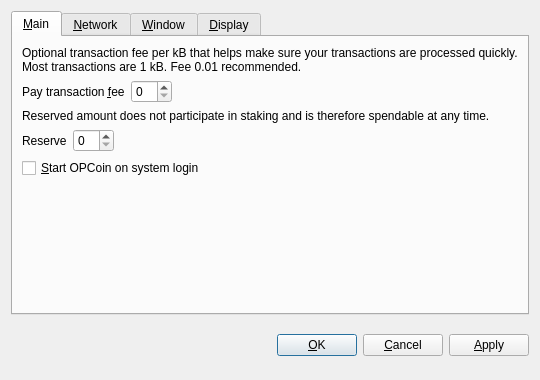
<?xml version="1.0" encoding="UTF-8"?>
<ui version="4.0">
 <class>OptionsDialog</class>
 <widget class="QDialog" name="OptionsDialog">
  <property name="geometry">
   <rect>
    <x>0</x>
    <y>0</y>
    <width>540</width>
    <height>380</height>
   </rect>
  </property>
  <property name="windowTitle">
   <string>Options</string>
  </property>
  <property name="modal">
   <bool>true</bool>
  </property>
  <layout class="QVBoxLayout" name="verticalLayout">
   <item>
    <widget class="QTabWidget" name="tabWidget">
     <property name="tabPosition">
      <enum>QTabWidget::North</enum>
     </property>
     <property name="currentIndex">
      <number>0</number>
     </property>
     <widget class="QWidget" name="tabMain">
      <attribute name="title">
       <string>&amp;Main</string>
      </attribute>
      <layout class="QVBoxLayout" name="verticalLayout_Main">
       <item>
        <widget class="QLabel" name="transactionFeeInfoLabel">
         <property name="text">
          <string>Optional transaction fee per kB that helps make sure your transactions are processed quickly. Most transactions are 1 kB. Fee 0.01 recommended.</string>
         </property>
         <property name="textFormat">
          <enum>Qt::PlainText</enum>
         </property>
         <property name="wordWrap">
          <bool>true</bool>
         </property>
        </widget>
       </item>
       <item>
        <layout class="QHBoxLayout" name="horizontalLayoutFee">
         <item>
          <widget class="QLabel" name="transactionFeeLabel">
           <property name="text">
            <string>Pay transaction &amp;fee</string>
           </property>
           <property name="textFormat">
            <enum>Qt::PlainText</enum>
           </property>
           <property name="buddy">
            <cstring>transactionFee</cstring>
           </property>
          </widget>
         </item>
         <item>
          <widget class="BitcoinAmountField" name="transactionFee"/>
         </item>
         <item>
          <spacer name="horizontalSpacerFee">
           <property name="orientation">
            <enum>Qt::Horizontal</enum>
           </property>
           <property name="sizeHint" stdset="0">
            <size>
             <width>40</width>
             <height>20</height>
            </size>
           </property>
          </spacer>
         </item>
        </layout>
       </item>
       <item>
        <widget class="QLabel" name="reserveBalanceInfoLabel">
         <property name="text">
          <string>Reserved amount does not participate in staking and is therefore spendable at any time.</string>
         </property>
         <property name="textFormat">
          <enum>Qt::PlainText</enum>
         </property>
         <property name="wordWrap">
          <bool>true</bool>
         </property>
        </widget>
       </item>
       <item>
        <layout class="QHBoxLayout" name="horizontalLayoutReserveBalance">
         <item>
          <widget class="QLabel" name="reserveBalanceLabel">
           <property name="text">
            <string>Reserve</string>
           </property>
           <property name="textFormat">
            <enum>Qt::PlainText</enum>
           </property>
           <property name="buddy">
            <cstring>reserveBalance</cstring>
           </property>
          </widget>
         </item>
         <item>
          <widget class="BitcoinAmountField" name="reserveBalance"/>
         </item>
         <item>
          <spacer name="horizontalSpacerReserveBalance">
           <property name="orientation">
            <enum>Qt::Horizontal</enum>
           </property>
           <property name="sizeHint" stdset="0">
            <size>
             <width>40</width>
             <height>20</height>
            </size>
           </property>
          </spacer>
         </item>
        </layout>
       </item>
       <item>
        <widget class="QCheckBox" name="bitcoinAtStartup">
         <property name="toolTip">
          <string>Automatically start OPCoin after logging in to the system.</string>
         </property>
         <property name="text">
          <string>&amp;Start OPCoin on system login</string>
         </property>
        </widget>
       </item>
       <item>
        <spacer name="verticalSpacer_Main">
         <property name="orientation">
          <enum>Qt::Vertical</enum>
         </property>
         <property name="sizeHint" stdset="0">
          <size>
           <width>20</width>
           <height>40</height>
          </size>
         </property>
        </spacer>
       </item>
      </layout>
     </widget>
     <widget class="QWidget" name="tabNetwork">
      <attribute name="title">
       <string>&amp;Network</string>
      </attribute>
      <layout class="QVBoxLayout" name="verticalLayout_Network">
       <item>
        <widget class="QCheckBox" name="mapPortUpnp">
         <property name="toolTip">
          <string>Automatically open the OPCoin client port on the router. This only works when your router supports UPnP and it is enabled.</string>
         </property>
         <property name="text">
          <string>Map port using &amp;UPnP</string>
         </property>
        </widget>
       </item>
       <item>
        <widget class="QCheckBox" name="connectSocks">
         <property name="toolTip">
          <string>Connect to the OPCoin network through a SOCKS proxy (e.g. when connecting through Tor).</string>
         </property>
         <property name="text">
          <string>&amp;Connect through SOCKS proxy:</string>
         </property>
        </widget>
       </item>
       <item>
        <layout class="QHBoxLayout" name="horizontalLayout_Network">
         <item>
          <widget class="QLabel" name="proxyIpLabel">
           <property name="text">
            <string>Proxy &amp;IP:</string>
           </property>
           <property name="textFormat">
            <enum>Qt::PlainText</enum>
           </property>
           <property name="buddy">
            <cstring>proxyIp</cstring>
           </property>
          </widget>
         </item>
         <item>
          <widget class="QValidatedLineEdit" name="proxyIp">
           <property name="maximumSize">
            <size>
             <width>140</width>
             <height>16777215</height>
            </size>
           </property>
           <property name="toolTip">
            <string>IP address of the proxy (e.g. 127.0.0.1)</string>
           </property>
          </widget>
         </item>
         <item>
          <widget class="QLabel" name="proxyPortLabel">
           <property name="text">
            <string>&amp;Port:</string>
           </property>
           <property name="textFormat">
            <enum>Qt::PlainText</enum>
           </property>
           <property name="buddy">
            <cstring>proxyPort</cstring>
           </property>
          </widget>
         </item>
         <item>
          <widget class="QLineEdit" name="proxyPort">
           <property name="maximumSize">
            <size>
             <width>55</width>
             <height>16777215</height>
            </size>
           </property>
           <property name="toolTip">
            <string>Port of the proxy (e.g. 9050)</string>
           </property>
          </widget>
         </item>
         <item>
          <widget class="QLabel" name="socksVersionLabel">
           <property name="text">
            <string>SOCKS &amp;Version:</string>
           </property>
           <property name="textFormat">
            <enum>Qt::PlainText</enum>
           </property>
           <property name="buddy">
            <cstring>socksVersion</cstring>
           </property>
          </widget>
         </item>
         <item>
          <widget class="QValueComboBox" name="socksVersion">
           <property name="toolTip">
            <string>SOCKS version of the proxy (e.g. 5)</string>
           </property>
          </widget>
         </item>
         <item>
          <spacer name="horizontalSpacer_Network">
           <property name="orientation">
            <enum>Qt::Horizontal</enum>
           </property>
           <property name="sizeHint" stdset="0">
            <size>
             <width>40</width>
             <height>20</height>
            </size>
           </property>
          </spacer>
         </item>
        </layout>
       </item>
       <item>
        <spacer name="verticalSpacer_Network">
         <property name="orientation">
          <enum>Qt::Vertical</enum>
         </property>
         <property name="sizeHint" stdset="0">
          <size>
           <width>20</width>
           <height>40</height>
          </size>
         </property>
        </spacer>
       </item>
      </layout>
     </widget>
     <widget class="QWidget" name="tabWindow">
      <attribute name="title">
       <string>&amp;Window</string>
      </attribute>
      <layout class="QVBoxLayout" name="verticalLayout_Window">
       <item>
        <widget class="QCheckBox" name="minimizeToTray">
         <property name="toolTip">
          <string>Show only a tray icon after minimizing the window.</string>
         </property>
         <property name="text">
          <string>&amp;Minimize to the tray instead of the taskbar</string>
         </property>
        </widget>
       </item>
       <item>
        <widget class="QCheckBox" name="minimizeOnClose">
         <property name="toolTip">
          <string>Minimize instead of exit the application when the window is closed. When this option is enabled, the application will be closed only after selecting Quit in the menu.</string>
         </property>
         <property name="text">
          <string>M&amp;inimize on close</string>
         </property>
        </widget>
       </item>
       <item>
        <spacer name="verticalSpacer_Window">
         <property name="orientation">
          <enum>Qt::Vertical</enum>
         </property>
         <property name="sizeHint" stdset="0">
          <size>
           <width>20</width>
           <height>40</height>
          </size>
         </property>
        </spacer>
       </item>
      </layout>
     </widget>
     <widget class="QWidget" name="tabDisplay">
      <attribute name="title">
       <string>&amp;Display</string>
      </attribute>
      <layout class="QVBoxLayout" name="verticalLayout_Display">
       <item>
        <layout class="QHBoxLayout" name="horizontalLayout_1_Display">
         <item>
          <widget class="QLabel" name="langLabel">
           <property name="text">
            <string>User Interface &amp;language:</string>
           </property>
           <property name="textFormat">
            <enum>Qt::PlainText</enum>
           </property>
           <property name="buddy">
            <cstring>lang</cstring>
           </property>
          </widget>
         </item>
         <item>
          <widget class="QValueComboBox" name="lang">
           <property name="toolTip">
            <string>The user interface language can be set here. This setting will take effect after restarting OPCoin.</string>
           </property>
          </widget>
         </item>
        </layout>
       </item>
       <item>
        <layout class="QHBoxLayout" name="horizontalLayout_2_Display">
         <item>
          <widget class="QLabel" name="unitLabel">
           <property name="text">
            <string>&amp;Unit to show amounts in:</string>
           </property>
           <property name="textFormat">
            <enum>Qt::PlainText</enum>
           </property>
           <property name="buddy">
            <cstring>unit</cstring>
           </property>
          </widget>
         </item>
         <item>
          <widget class="QValueComboBox" name="unit">
           <property name="toolTip">
            <string>Choose the default subdivision unit to show in the interface and when sending coins.</string>
           </property>
          </widget>
         </item>
        </layout>
       </item>
       <item>
        <widget class="QCheckBox" name="displayAddresses">
         <property name="toolTip">
          <string>Whether to show OPCoin addresses in the transaction list or not.</string>
         </property>
         <property name="text">
          <string>&amp;Display addresses in transaction list</string>
         </property>
        </widget>
       </item>
       <item>
        <widget class="QCheckBox" name="coinControlFeatures">
         <property name="toolTip">
          <string>Whether to show coin control features or not.</string>
         </property>
         <property name="text">
          <string>Display coin &amp;control features (experts only!)</string>
         </property>
        </widget>
       </item>
       <item>
        <spacer name="verticalSpacer_Display">
         <property name="orientation">
          <enum>Qt::Vertical</enum>
         </property>
         <property name="sizeHint" stdset="0">
          <size>
           <width>20</width>
           <height>40</height>
          </size>
         </property>
        </spacer>
       </item>
      </layout>
     </widget>
    </widget>
   </item>
   <item>
    <layout class="QHBoxLayout" name="horizontalLayout_Buttons">
     <item>
      <spacer name="horizontalSpacer_1">
       <property name="orientation">
        <enum>Qt::Horizontal</enum>
       </property>
       <property name="sizeHint" stdset="0">
        <size>
         <width>40</width>
         <height>48</height>
        </size>
       </property>
      </spacer>
     </item>
     <item>
      <widget class="QLabel" name="statusLabel">
       <property name="font">
        <font>
         <weight>75</weight>
         <bold>true</bold>
        </font>
       </property>
       <property name="text">
        <string/>
       </property>
       <property name="textFormat">
        <enum>Qt::PlainText</enum>
       </property>
       <property name="wordWrap">
        <bool>true</bool>
       </property>
      </widget>
     </item>
     <item>
      <spacer name="horizontalSpacer_2">
       <property name="orientation">
        <enum>Qt::Horizontal</enum>
       </property>
       <property name="sizeHint" stdset="0">
        <size>
         <width>40</width>
         <height>48</height>
        </size>
       </property>
      </spacer>
     </item>
     <item>
      <widget class="QPushButton" name="okButton">
       <property name="text">
        <string>&amp;OK</string>
       </property>
      </widget>
     </item>
     <item>
      <widget class="QPushButton" name="cancelButton">
       <property name="text">
        <string>&amp;Cancel</string>
       </property>
       <property name="autoDefault">
        <bool>false</bool>
       </property>
      </widget>
     </item>
     <item>
      <widget class="QPushButton" name="applyButton">
       <property name="text">
        <string>&amp;Apply</string>
       </property>
       <property name="autoDefault">
        <bool>false</bool>
       </property>
      </widget>
     </item>
    </layout>
   </item>
  </layout>
 </widget>
 <customwidgets>
  <customwidget>
   <class>BitcoinAmountField</class>
   <extends>QSpinBox</extends>
   <header>bitcoinamountfield.h</header>
  </customwidget>
  <customwidget>
   <class>QValueComboBox</class>
   <extends>QComboBox</extends>
   <header>qvaluecombobox.h</header>
  </customwidget>
  <customwidget>
   <class>QValidatedLineEdit</class>
   <extends>QLineEdit</extends>
   <header>qvalidatedlineedit.h</header>
  </customwidget>
 </customwidgets>
 <resources/>
 <connections/>
</ui>
